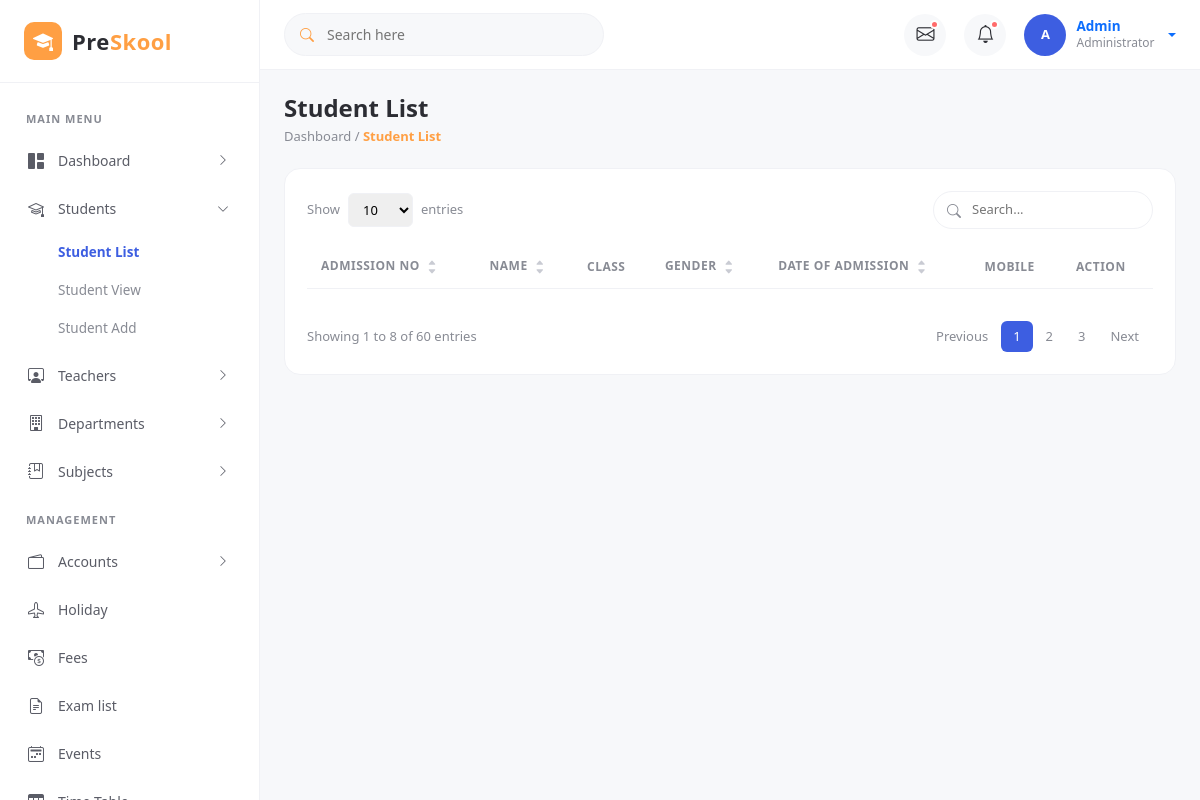
/student/, run on an earlier commit of the app's database.
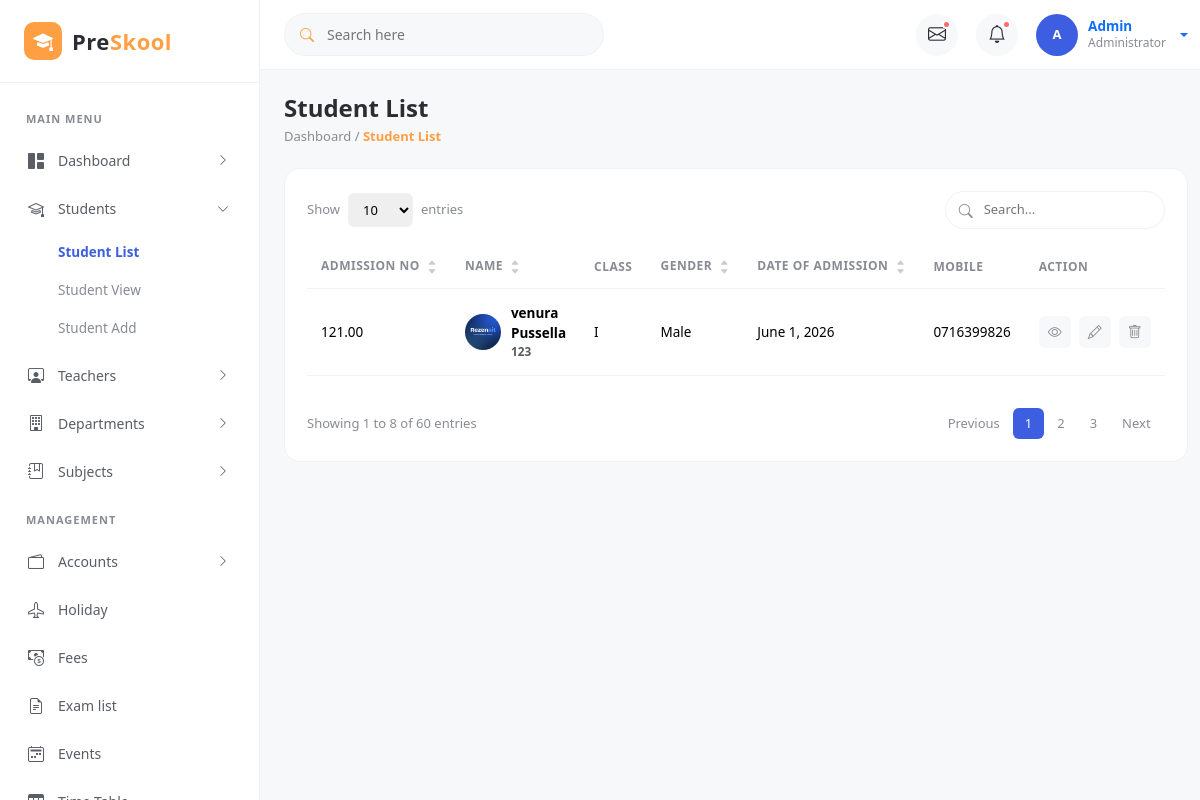
And on a later commit of the database.
### student/models.py (models this page shows, shortened)
class Student(models.Model):
    first_name = models.CharField(max_length=100)
    last_name = models.CharField(max_length=100)
    student_id = models.CharField(max_length=100, unique=True)
    gender = models.CharField(max_length=10,choices=[('Male', 'Male'), ('Female', 'Female')])
    date_of_birth = models.DateField()
    student_class = models.CharField(max_length=100)
    religion = models.CharField(max_length=20)
    joining_date = models.DateField()
    mobile_number = models.CharField(max_length=15)
    addmission_number = models.DecimalField(max_digits=10, decimal_places=2)
    section = models.CharField(max_length=100)
    student_image = models.ImageField(upload_to='student/', null=True, blank=True)
    parent = models.OneToOneField(Parent, on_delete=models.CASCADE)
    slug = models.SlugField(max_length=100, unique=True)

### student/views.py (the view)
# urls.py: path("",views.student_list, name="student_list"),
def student_list(request):
    students_list = Student.objects.select_related('parent').all()
    context = {
        'students_list': students_list
    }
    return render(request, 'students/list.html', context)

### templates/students/list.html (shortened to what this page needs)
{% extends 'Home/base.html' %}
{% block content %}
{% include 'partials/page_header.html' with page_title="Student List" add_url=add_url add_label="Add Student" %}
<div class="panel">
  {% include 'partials/table_toolbar.html' %}
  <div class="table-responsive">
    <table class="table">
      <thead>
        <tr>
          <th>Admission No <span class="sort-icons"><i class="bi bi-caret-up-fill"></i><i class="bi bi-caret-down-fill"></i></span></th>
          <th>Name <span class="sort-icons"><i class="bi bi-caret-up-fill"></i><i class="bi bi-caret-down-fill"></i></span></th>
          <th>Class</th>
          <th>Gender <span class="sort-icons"><i class="bi bi-caret-up-fill"></i><i class="bi bi-caret-down-fill"></i></span></th>
          <th>Date of Admission <span class="sort-icons"><i class="bi bi-caret-up-fill"></i><i class="bi bi-caret-down-fill"></i></span></th>
          <th>Mobile</th>
          <th>Action</th>
        </tr>
      </thead>
      <tbody>
        {% for s in students_list %}
        <tr>
          <td>{{ s.addmission_number }}</td>
          <td>
            <div class="row-person">
              {% if s.student_image %}
              <img src="{{ s.student_image.url }}" class="avatar-circle avatar-sm avatar-img" alt="">
              {% else %}
              <span class="avatar-circle avatar-sm">{{ s.first_name|slice:":1" }}{{ s.last_name|slice:":1" }}</span>
              {% endif %}
              <div>
                <div>{{ s.first_name }} {{ s.last_name }}</div>
                <div class="text-muted small">{{ s.student_id }}</div>
              </div>
            </div>
          </td>
          <td>{{ s.student_class }}</td>
          <td>{{ s.gender }}</td>
          <td>{{ s.joining_date }}</td>
          <td>{{ s.mobile_number }}</td>
          <td>
            <div class="action-icons">
              <a href="{% url 'view_student' s.slug %}" class="view"><i class="bi bi-eye"></i></a>
              <a href="{% url 'edit_student' s.slug %}" class="edit"><i class="bi bi-pencil"></i></a>
              <a href="{% url 'delete_student' s.slug %}" class="delete"><i class="bi bi-trash"></i></a>
            </div>
          </td>
        </tr>
        {% endfor %}
      </tbody>
    </table>
  </div>
  {% include 'partials/table_pagination.html' with count=8 total=60 %}
</div>
{% endblock %}

What changed in the data, as far as the page shows it:
added Student: addmission_number "121.00", student_image (picture), first_name "venura", last_name "Pussella", student_id "123", student_class "I", gender "Male", joining_date "June 1, 2026", mobile_number "0716399826"
